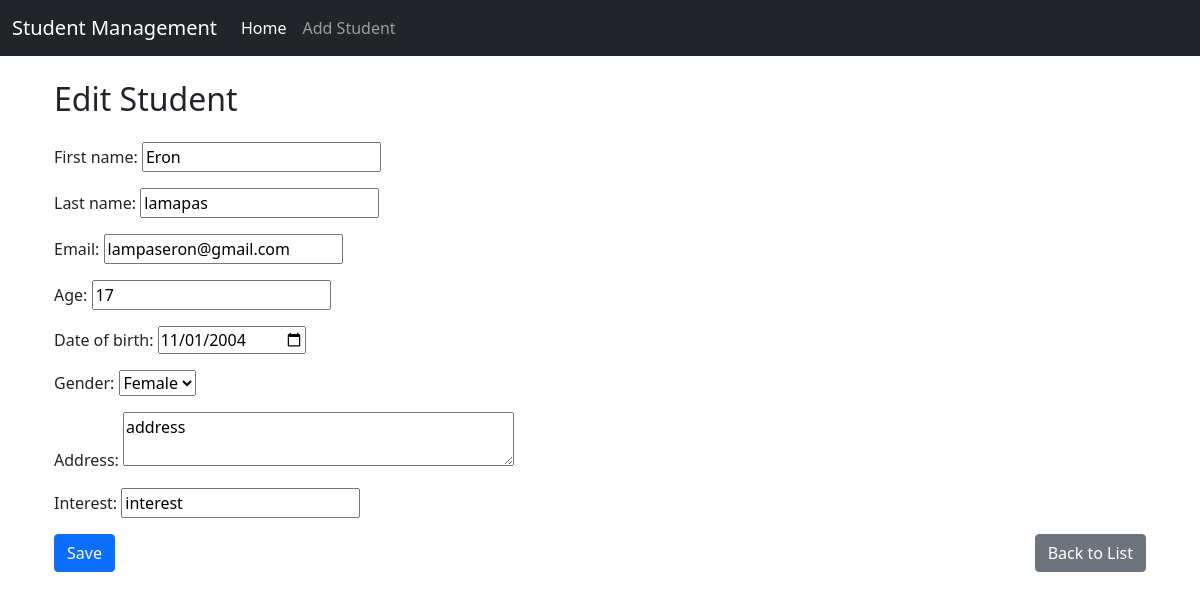
Screenshot of /10/edit/ with the database file from the repository.
### student/models.py (models this page shows, shortened)
class Student(models.Model):
    first_name = models.CharField(max_length=50)
    last_name = models.CharField(max_length=50)
    email = models.EmailField(unique=True)
    age = models.IntegerField(default=0)
    date_of_birth = models.DateField()
    gender = models.CharField(
        max_length=10,
        choices=[('Male', 'Male'), ('Female', 'Female')]
    )
    address = models.TextField()
    interest = models.CharField(max_length=100)
    course = models.CharField(max_length=100, blank=True)  # AI predicted
    created_at = models.DateTimeField(auto_now_add=True)
    updated_at = models.DateTimeField(auto_now=True)

### student/views.py (the view)
# urls.py: path('<int:pk>/edit/', student_update, name='student_update'),
def student_update(request, pk):
    student = get_object_or_404(Student, pk=pk)  # Get student object based on primary key
    if request.method == 'POST':
        form = StudentForm(request.POST, instance=student)
        if form.is_valid():
            student = form.save(commit=False)
            student.course = predict_course(student.age, student.gender, student.interest)  # Predict the course
            student.save()
            messages.success(request, 'Student updated successfully.')  # Success message
            return redirect('student_list')  # Redirect to the student list after update
    else:
        form = StudentForm(instance=student)  # Pre-fill the form with existing student data
    return render(request, 'students/student_form.html', {'form': form})  # Render the form

### student/forms.py
class StudentForm(forms.ModelForm):
    class Meta:
        model = Student
        fields = [
            'first_name', 'last_name', 'email', 'age',
            'date_of_birth', 'gender', 'address', 'interest'
        ]
        widgets = {
            'date_of_birth': forms.DateInput(attrs={'type': 'date'}),
            'gender': forms.Select(choices=Student._meta.get_field('gender').choices),
            'address': forms.Textarea(attrs={'rows': 2, 'placeholder': 'Enter complete address'}),
        }

### student/templates/students/student_form.html (shortened to what this page needs)
{% extends "base.html" %} {% block content %}
<div class="container mt-4">
  <h2 class="mb-4">
    {% if form.instance.pk %}Edit Student{% else %}Add Student{% endif %}
  </h2>
  <form method="post">
    <div class="mb-3">{{ form.as_p }}</div>
    <div class="d-flex justify-content-between">
      <button type="submit" class="btn btn-primary">Save</button>
      <a href="{% url 'student_list' %}" class="btn btn-secondary"
        >Back to List</a
      >
    </div>
  </form>
</div>
{% endblock %}

### rows the page displays
Student: first_name "Eron", last_name "lamapas", email "lampaseron@gmail.com", age "17", date_of_birth "11/01/2004", gender "Female", address "address", interest "interest"
